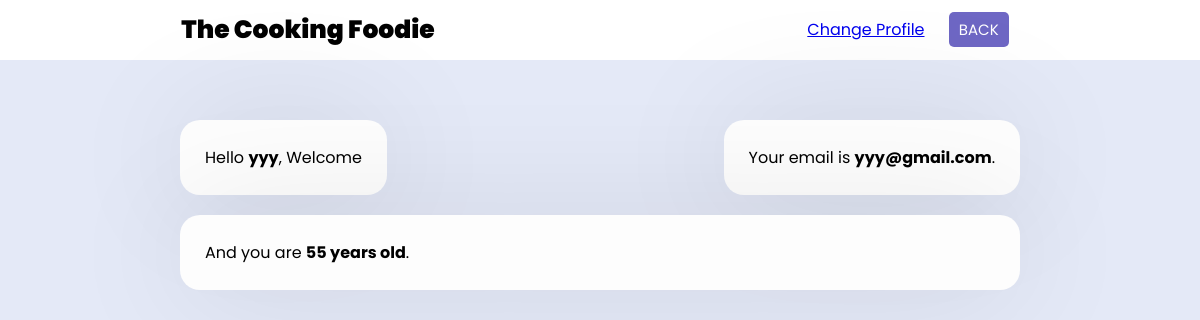
The app's page /home.php (signed in) with its own data.
### tables this page shows
CREATE TABLE `users` (
  `Id` int(11) NOT NULL,
  `Username` varchar(200) DEFAULT NULL,
  `Email` varchar(200) DEFAULT NULL,
  `Age` int(11) DEFAULT NULL,
  `Password` varchar(200) DEFAULT NULL,
  `Role` enum('recipe_seeker','cook_chef') DEFAULT NULL
);

### home.php (the view, shortened to what this page needs)
<?php
include("config.php");
if(isset($_SESSION['username'])){
    $username = $_SESSION["username"];
    $result = mysqli_query($con, "SELECT * FROM users WHERE username='$username'");
    if($result && mysqli_num_rows($result) > 0) {
        $row = mysqli_fetch_assoc($result);
        $res_id = $row['Id'];
        $res_Uname = $row['Username'];
        $res_Email = $row['Email'];
        $res_Age = $row['Age'];
    } else {
        echo "No data found.";
    }
} else {
    header("Location: login.php");
    exit();
}
?>
<!DOCTYPE html>
<html lang="en">
<head>
    <link rel="stylesheet" href="style.css">
</head>
<body>
    <div class="nav">
        <div class="logo">
            <p><a href="login.php">The Cooking Foodie</a></p>
        </div>
        <div class="right-links">
            <a href='edit.php?Id=<?php echo $res_id ?>'>Change Profile</a>
            <a href="index.php"><button class="btn">BACK</button></a>
        </div>
    </div>
    <main>
   <div class="main-box top">
      <div class="top">
        <div class="box">
            <?php if(isset($res_Uname)): ?>
                <p>Hello <b><?php echo $res_Uname ?></b>, Welcome</p>
            <?php else: ?>
                <p>Hello, Welcome</p>
            <?php endif; ?>
        </div>
        <div class="box">
            <?php if(isset($res_Email)): ?>
                <p>Your email is <b><?php echo $res_Email ?></b>.</p>
            <?php else: ?>
                <p>Your email is not available.</p>
            <?php endif; ?>
        </div>
      </div>
      <div class="bottom">
        <div class="box">
            <?php if(isset($res_Age)): ?>
                <p>And you are <b><?php echo $res_Age ?> years old</b>.</p>
            <?php else: ?>
                <p>Your age is not available.</p>
            <?php endif; ?>
        </div>
      </div>
   </div>
</main>

### style.css (style rules this page uses)
* { padding: 0; margin: 0; box-sizing: border-box; font-family: 'Poppins',sans-serif; }
body { background: #e4e9f7; }
.box { background: #fdfdfd; display: flex; flex-direction: column; padding: 25px 25px; border-radius: 20px; box-shadow: 0 0 128px 0 rgba(0,0,0,0.1), 0 32px 64px -48px rgba(0,0,0,0.5); }
.btn { height: 35px; background: rgba(76,68,182,0.808); border: 0; border-radius: 5px; color: #fff; font-size: 15px; cursor: pointer; transition: all .3s; margin-top: 10px; padding: 0px 10px; }
.nav { background: #fff; display: flex; flex-direction: row; justify-content: space-around; line-height: 60px; z-index: 100; }
.logo { font-size: 25px; font-weight: 900; }
.logo a { text-decoration: none; color: #000; }
.right-links a { padding: 0 10px; }
main { display: flex; align-items: center; justify-content: center; margin-top: 60px; }
.main-box { display: flex; flex-direction: column; width: 70%; }
.main-box .top { display: flex; flex-direction: row; justify-content: space-between; }
.bottom { width: 100%; margin-top: 20px; }

### records on screen
users: Username "yyy", Email "yyy@gmail.com", Age "55"
